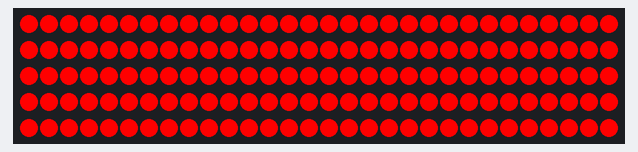
This sketch was run on a simulated Arduino Uno, built with avr-gcc and run on an emulated ATmega328P. On the bench: 150 RGB LEDs in strip order, left to right, continuing on the next row. Dim RGB values are drawn brighter than linear.

Above: at 0.15 s.
At 5.01 s:
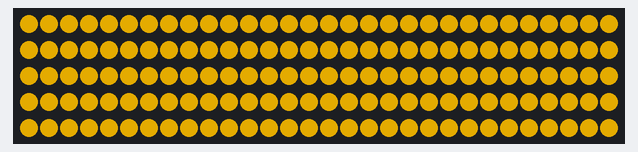
At 9.86 s:
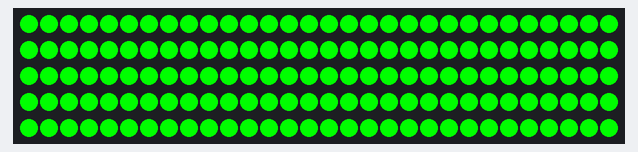
At 19.86 s:
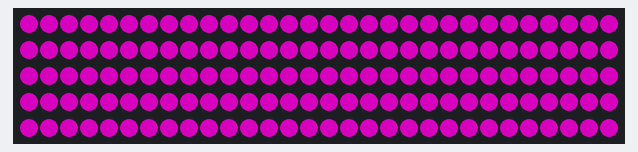
At 27.74 s:
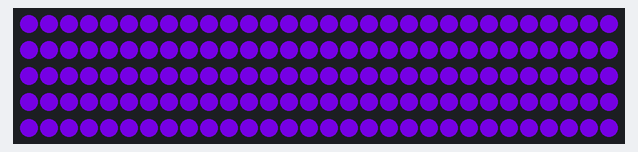
At 39.57 s:
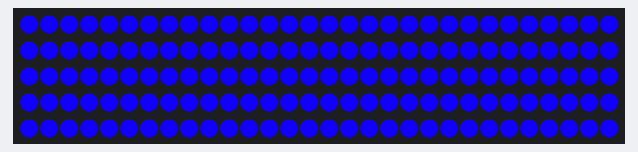

The sketch:

led_test1.ino
```cpp
#include "FastLED.h"
CRGB leds[150];
void setup() { FastLED.addLeds<NEOPIXEL, 2>(leds, 150); }
void loop() {
  static uint8_t hue = 0;
  FastLED.showColor(CHSV(hue++, 255, 255));
  delay(10);
}
```
